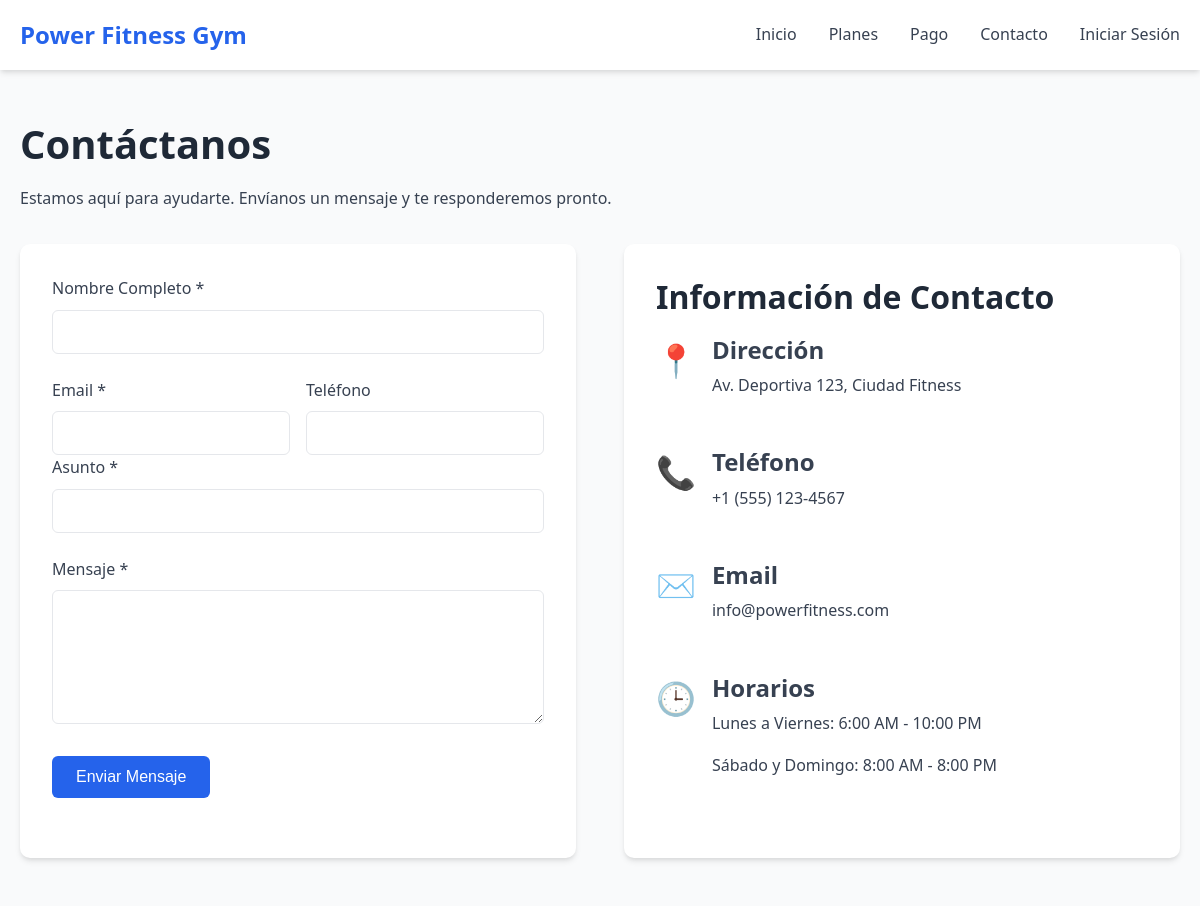
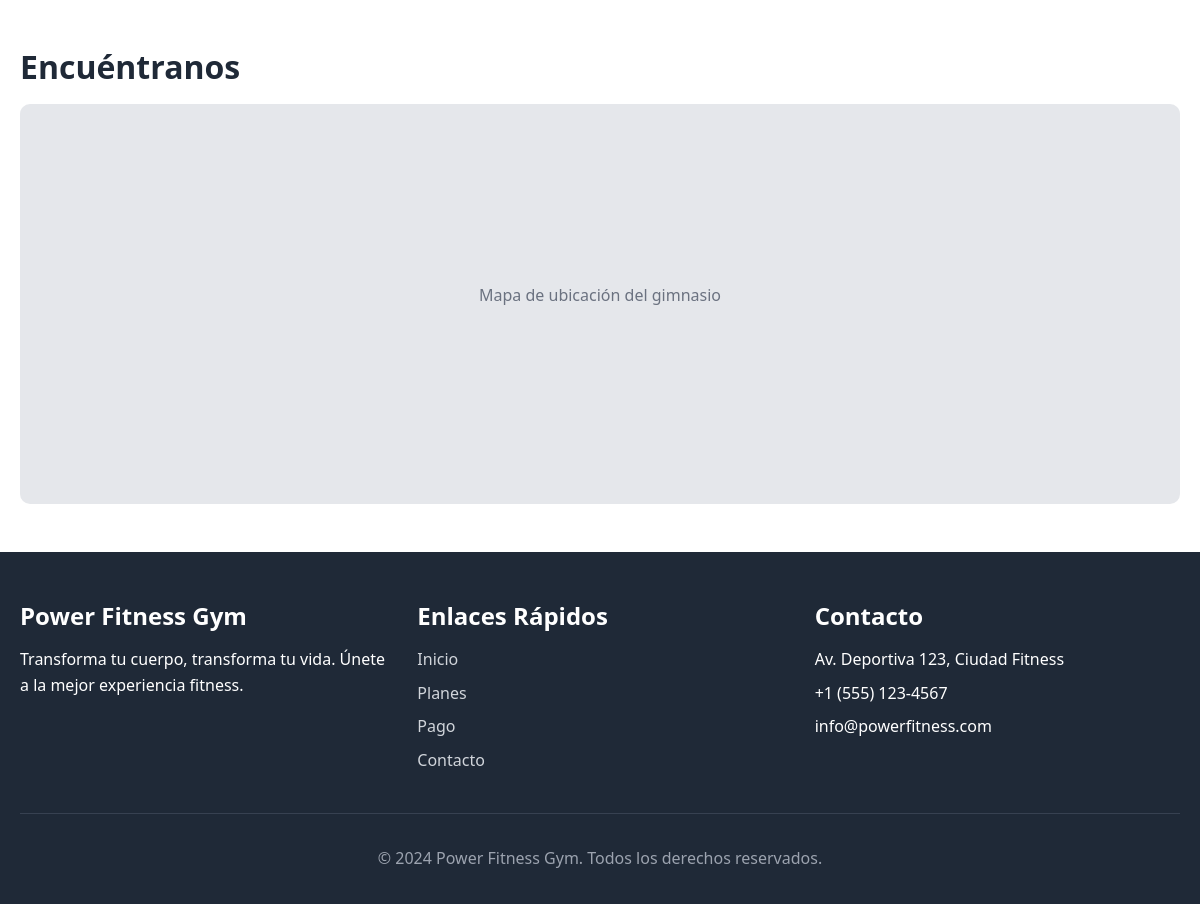
The page /pages/contact.php on the database its author committed (2 pictures, top to bottom).
### tables this page shows
CREATE TABLE settings (
    id INT AUTO_INCREMENT PRIMARY KEY,
    setting_key VARCHAR(100) UNIQUE NOT NULL,
    setting_value TEXT,
    description VARCHAR(255)
);

### includes/config.php (called while the page is built, shortened)
<?php
function getSetting($key, $default = '') {
    global $pdo;
    try {
        $stmt = $pdo->prepare("SELECT setting_value FROM settings WHERE setting_key = ?");
        $stmt->execute([$key]);
        $result = $stmt->fetch();
        return $result ? $result['setting_value'] : $default;
    } catch (PDOException $e) {
        return $default;
    }
}
?>

### pages/contact.php (the view, shortened to what this page needs)
<?php
$gym_phone = getSetting('gym_phone', '+1 (555) 123-4567');
$gym_email = getSetting('gym_email', 'info@powerfitness.com');
$gym_address = getSetting('gym_address', 'Av. Deportiva 123, Ciudad Fitness');
?>
<!DOCTYPE html>
<html lang="es">
<head>
    <link rel="stylesheet" href="../assets/css/style.css">
    <link rel="stylesheet" href="../assets/css/auth.css">
</head>
<body>
    <?php include '../includes/header.php'; ?>
    <section class="contact-section">
        <div class="container">
            <h1>Contáctanos</h1>
            <p class="subtitle">Estamos aquí para ayudarte. Envíanos un mensaje y te responderemos pronto.</p>
            <div class="contact-content">
                <div class="contact-form">
                    <form action="../process/contact-process.php" method="POST">
                        <div class="form-group">
                            <label for="name">Nombre Completo *</label>
                            <input type="text" id="name" name="name" required>
                        </div>
                        <div class="form-row">
                            <div class="form-group">
                                <label for="email">Email *</label>
                                <input type="email" id="email" name="email" required>
                            </div>
                            <div class="form-group">
                                <label for="phone">Teléfono</label>
                                <input type="tel" id="phone" name="phone">
                            </div>
                        </div>
                        <div class="form-group">
                            <label for="subject">Asunto *</label>
                            <input type="text" id="subject" name="subject" required>
                        </div>
                        <div class="form-group">
                            <label for="message">Mensaje *</label>
                            <textarea id="message" name="message" rows="6" required></textarea>
                        </div>
                        <button type="submit" class="btn btn-primary">Enviar Mensaje</button>
                    </form>
                </div>
                <div class="contact-info">
                    <h2>Información de Contacto</h2>
                    <div class="contact-item">
                        <div class="contact-icon">📍</div>
                        <div class="contact-details">
                            <h3>Dirección</h3>
                            <p><?php echo htmlspecialchars($gym_address); ?></p>
                        </div>
                    </div>
                    <div class="contact-item">
                        <div class="contact-icon">📞</div>
                        <div class="contact-details">
                            <h3>Teléfono</h3>
                            <p><?php echo htmlspecialchars($gym_phone); ?></p>
                        </div>
                    </div>
                    <div class="contact-item">
                        <div class="contact-icon">✉️</div>
                        <div class="contact-details">
                            <h3>Email</h3>
                            <p><?php echo htmlspecialchars($gym_email); ?></p>
                        </div>
                    </div>
                    <div class="contact-item">
                        <div class="contact-icon">🕒</div>
                        <div class="contact-details">
                            <h3>Horarios</h3>
                            <p>Lunes a Viernes: 6:00 AM - 10:00 PM</p>
                            <p>Sábado y Domingo: 8:00 AM - 8:00 PM</p>
                        </div>
                    </div>
                </div>
            </div>
        </div>
    </section>
    <section class="map-section">
        <div class="container">
            <h2>Encuéntranos</h2>
            <div class="map-placeholder">
                <p>Mapa de ubicación del gimnasio</p>
            </div>
        </div>
    </section>
    <?php include '../includes/footer.php'; ?>
</body>
</html>

### includes/header.php
<header>
    <nav class="navbar">
        <a href="../index.php" class="logo"><?php echo getSetting('gym_name', 'Power Fitness Gym'); ?></a>
        <ul class="nav-menu">
            <li><a href="../index.php" class="nav-link">Inicio</a></li>
            <li><a href="pricing.php" class="nav-link">Planes</a></li>
            <li><a href="payment.php" class="nav-link">Pago</a></li>
            <li><a href="contact.php" class="nav-link">Contacto</a></li>
            <li><a href="../login.php" class="nav-link">Iniciar Sesión</a></li>
        </ul>
    </nav>
</header>

### includes/footer.php
<footer>
    <div class="container">
        <div class="footer-content">
            <div class="footer-section">
                <h3><?php echo getSetting('gym_name', 'Power Fitness Gym'); ?></h3>
                <p>Transforma tu cuerpo, transforma tu vida. Únete a la mejor experiencia fitness.</p>
            </div>
            <div class="footer-section">
                <h3>Enlaces Rápidos</h3>
                <ul class="footer-links">
                    <li><a href="../index.php">Inicio</a></li>
                    <li><a href="pricing.php">Planes</a></li>
                    <li><a href="payment.php">Pago</a></li>
                    <li><a href="contact.php">Contacto</a></li>
                </ul>
            </div>
            <div class="footer-section">
                <h3>Contacto</h3>
                <ul class="footer-links">
                    <li><?php echo getSetting('gym_address', 'Av. Deportiva 123'); ?></li>
                    <li><?php echo getSetting('gym_phone', '+1 (555) 123-4567'); ?></li>
                    <li><?php echo getSetting('gym_email', 'info@gym.com'); ?></li>
                </ul>
            </div>
        </div>
        <div class="copyright">
            <p>&copy; 2024 <?php echo getSetting('gym_name', 'Power Fitness Gym'); ?>. Todos los derechos reservados.</p>
        </div>
    </div>
</footer>

### assets/css/style.css (style rules this page uses)
:root { --primary-color: #2563eb; --secondary-color: #059669; --accent-color: #dc2626; --text-color: #374151; --text-light: #6b7280; --bg-light: #f9fafb; --bg-dark: #1f2937; --white: #ffffff; --border-color: #e5e7eb; --shadow: 0 4px 6px -1px rgba(0, 0, 0, 0.1), 0 2px 4px -1px rgba(0, 0, 0, 0.06); --shadow-lg: 0 10px 15px -3px rgba(0, 0, 0, 0.1), 0 4px 6px -2px rgba(0, 0, 0, 0.05); }
* { margin: 0; padding: 0; box-sizing: border-box; }
body { font-family: 'Segoe UI', Tahoma, Geneva, Verdana, sans-serif; line-height: 1.6; color: var(--text-color); background-color: var(--white); }
.container { max-width: 1200px; margin: 0 auto; padding: 0 20px; }
h1, h2, h3, h4, h5, h6 { margin-bottom: 1rem; line-height: 1.3; color: var(--bg-dark); }
h1 { font-size: 2.5rem; font-weight: 700; }
h2 { font-size: 2rem; font-weight: 600; }
h3 { font-size: 1.5rem; font-weight: 600; }
p { margin-bottom: 1rem; }
.btn { display: inline-block; padding: 12px 24px; border: none; border-radius: 6px; text-decoration: none; text-align: center; font-weight: 500; cursor: pointer; transition: all 0.3s ease; font-size: 1rem; }
.btn-primary { background-color: var(--primary-color); color: var(--white); }
.form-group { margin-bottom: 1.5rem; }
.form-row { display: flex; gap: 1rem; }
.form-row .form-group { flex: 1; margin-bottom: 0; }
label { display: block; margin-bottom: 0.5rem; font-weight: 500; color: var(--text-color); }
input, select, textarea { width: 100%; padding: 12px; border: 1px solid var(--border-color); border-radius: 6px; font-size: 1rem; transition: border-color 0.3s ease; }
header { background-color: var(--white); box-shadow: var(--shadow); position: sticky; top: 0; z-index: 100; }
.navbar { display: flex; justify-content: space-between; align-items: center; padding: 1rem 20px; }
.logo { font-size: 1.5rem; font-weight: 700; color: var(--primary-color); text-decoration: none; }
.nav-menu { display: flex; list-style: none; gap: 2rem; }
.nav-link { text-decoration: none; color: var(--text-color); font-weight: 500; transition: color 0.3s ease; }
footer { background-color: var(--bg-dark); color: var(--white); padding: 3rem 0 1rem; }
.footer-content { display: grid; grid-template-columns: repeat(auto-fit, minmax(250px, 1fr)); gap: 2rem; margin-bottom: 2rem; }
.footer-section h3 { color: var(--white); margin-bottom: 1rem; }
.footer-links { list-style: none; }
.footer-links li { margin-bottom: 0.5rem; }
.footer-links a { color: #d1d5db; text-decoration: none; transition: color 0.3s ease; }
.copyright { text-align: center; padding-top: 2rem; border-top: 1px solid #374151; color: #9ca3af; }

### assets/css/auth.css (style rules this page uses)
.form-group { margin-bottom: 1.5rem; }
.form-group label { display: block; margin-bottom: 0.5rem; font-weight: 500; color: var(--text-color); }
.form-group input { width: 100%; padding: 12px; border: 1px solid var(--border-color); border-radius: 6px; font-size: 1rem; transition: border-color 0.3s ease; }
.contact-section { padding: 3rem 0; background-color: var(--bg-light); }
.contact-content { display: grid; grid-template-columns: repeat(auto-fit, minmax(300px, 1fr)); gap: 3rem; margin-top: 2rem; }
.contact-form { background: var(--white); padding: 2rem; border-radius: 10px; box-shadow: var(--shadow); }
.contact-info { background: var(--white); padding: 2rem; border-radius: 10px; box-shadow: var(--shadow); }
.contact-item { display: flex; align-items: flex-start; margin-bottom: 2rem; }
.contact-icon { font-size: 2rem; margin-right: 1rem; color: var(--primary-color); }
.contact-details h3 { margin-bottom: 0.5rem; color: var(--text-color); }
.map-section { padding: 3rem 0; }
.map-placeholder { background-color: var(--border-color); height: 400px; border-radius: 10px; display: flex; align-items: center; justify-content: center; color: var(--text-light); }

### rows shown on the page
settings: setting_value "Power Fitness Gym"
settings: setting_value "Av. Deportiva 123, Ciudad Fitness"
settings: setting_value "+1 (555) 123-4567"
settings: setting_value "info@powerfitness.com"
